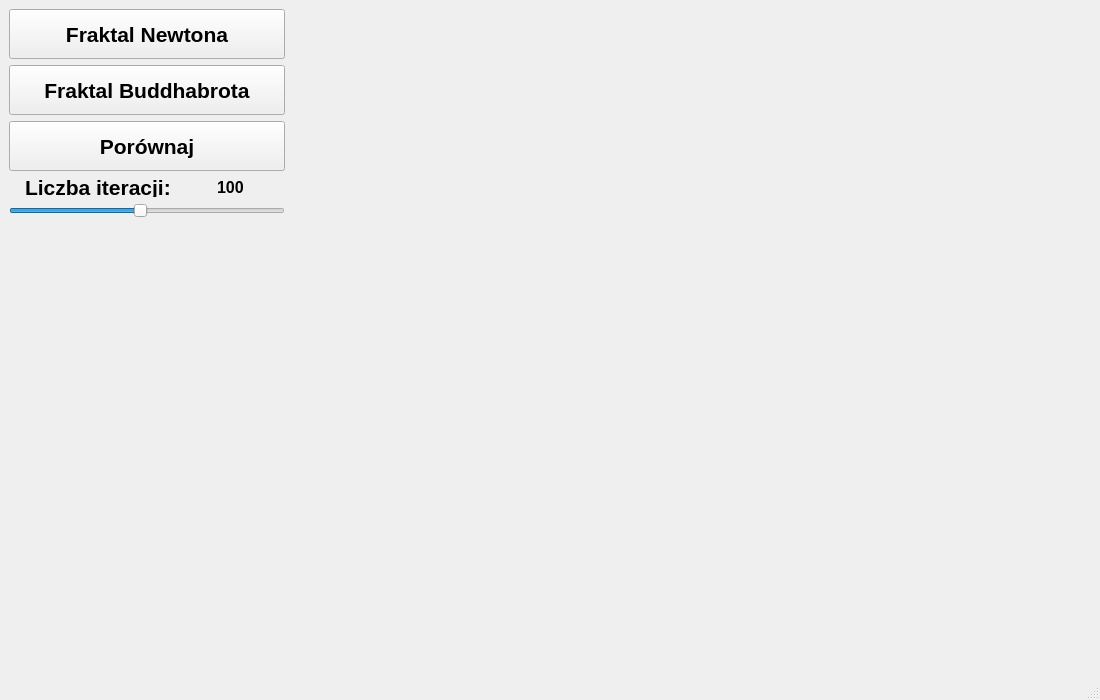
<?xml version="1.0" encoding="UTF-8"?>
<ui version="4.0">
 <class>MainWindow</class>
 <widget class="QMainWindow" name="MainWindow">
  <property name="geometry">
   <rect>
    <x>0</x>
    <y>0</y>
    <width>1100</width>
    <height>700</height>
   </rect>
  </property>
  <property name="windowTitle">
   <string>MainWindow</string>
  </property>
  <widget class="QWidget" name="centralwidget">
   <layout class="QHBoxLayout" name="horizontalLayout_2">
    <item>
     <layout class="QVBoxLayout" name="verticalLayout_3">
      <item>
       <layout class="QVBoxLayout" name="verticalLayout">
        <item>
         <widget class="QPushButton" name="pushNewtonBtn">
          <property name="minimumSize">
           <size>
            <width>0</width>
            <height>50</height>
           </size>
          </property>
          <property name="font">
           <font>
            <pointsize>16</pointsize>
            <weight>75</weight>
            <bold>true</bold>
           </font>
          </property>
          <property name="text">
           <string>Fraktal Newtona</string>
          </property>
         </widget>
        </item>
        <item>
         <widget class="QPushButton" name="pushBuddhaBtn">
          <property name="minimumSize">
           <size>
            <width>0</width>
            <height>50</height>
           </size>
          </property>
          <property name="font">
           <font>
            <pointsize>16</pointsize>
            <weight>75</weight>
            <bold>true</bold>
           </font>
          </property>
          <property name="text">
           <string>Fraktal Buddhabrota</string>
          </property>
         </widget>
        </item>
        <item>
         <widget class="QPushButton" name="pushCompareBtn">
          <property name="minimumSize">
           <size>
            <width>0</width>
            <height>50</height>
           </size>
          </property>
          <property name="font">
           <font>
            <pointsize>16</pointsize>
            <weight>75</weight>
            <bold>true</bold>
           </font>
          </property>
          <property name="text">
           <string>Porównaj</string>
          </property>
         </widget>
        </item>
       </layout>
      </item>
      <item>
       <layout class="QVBoxLayout" name="verticalLayout_2">
        <item>
         <layout class="QHBoxLayout" name="horizontalLayout">
          <item>
           <widget class="QLabel" name="iterationsLabel">
            <property name="maximumSize">
             <size>
              <width>170</width>
              <height>20</height>
             </size>
            </property>
            <property name="font">
             <font>
              <pointsize>16</pointsize>
              <weight>75</weight>
              <bold>true</bold>
             </font>
            </property>
            <property name="text">
             <string>Liczba iteracji:</string>
            </property>
           </widget>
          </item>
          <item>
           <widget class="QLabel" name="iterationsCountlabel">
            <property name="maximumSize">
             <size>
              <width>50</width>
              <height>20</height>
             </size>
            </property>
            <property name="font">
             <font>
              <pointsize>12</pointsize>
              <weight>75</weight>
              <bold>true</bold>
             </font>
            </property>
            <property name="text">
             <string>100</string>
            </property>
           </widget>
          </item>
         </layout>
        </item>
        <item>
         <widget class="QSlider" name="iterationsSlider">
          <property name="minimum">
           <number>100</number>
          </property>
          <property name="maximum">
           <number>2000</number>
          </property>
          <property name="value">
           <number>1000</number>
          </property>
          <property name="orientation">
           <enum>Qt::Horizontal</enum>
          </property>
         </widget>
        </item>
        <item>
         <spacer name="verticalSpacer">
          <property name="orientation">
           <enum>Qt::Vertical</enum>
          </property>
          <property name="sizeHint" stdset="0">
           <size>
            <width>20</width>
            <height>40</height>
           </size>
          </property>
         </spacer>
        </item>
       </layout>
      </item>
     </layout>
    </item>
    <item>
     <widget class="QLabel" name="labelView">
      <property name="minimumSize">
       <size>
        <width>800</width>
        <height>600</height>
       </size>
      </property>
      <property name="text">
       <string/>
      </property>
     </widget>
    </item>
   </layout>
  </widget>
  <widget class="QMenuBar" name="menubar">
   <property name="geometry">
    <rect>
     <x>0</x>
     <y>0</y>
     <width>1100</width>
     <height>21</height>
    </rect>
   </property>
  </widget>
  <widget class="QStatusBar" name="statusbar"/>
 </widget>
 <resources/>
 <connections/>
</ui>
